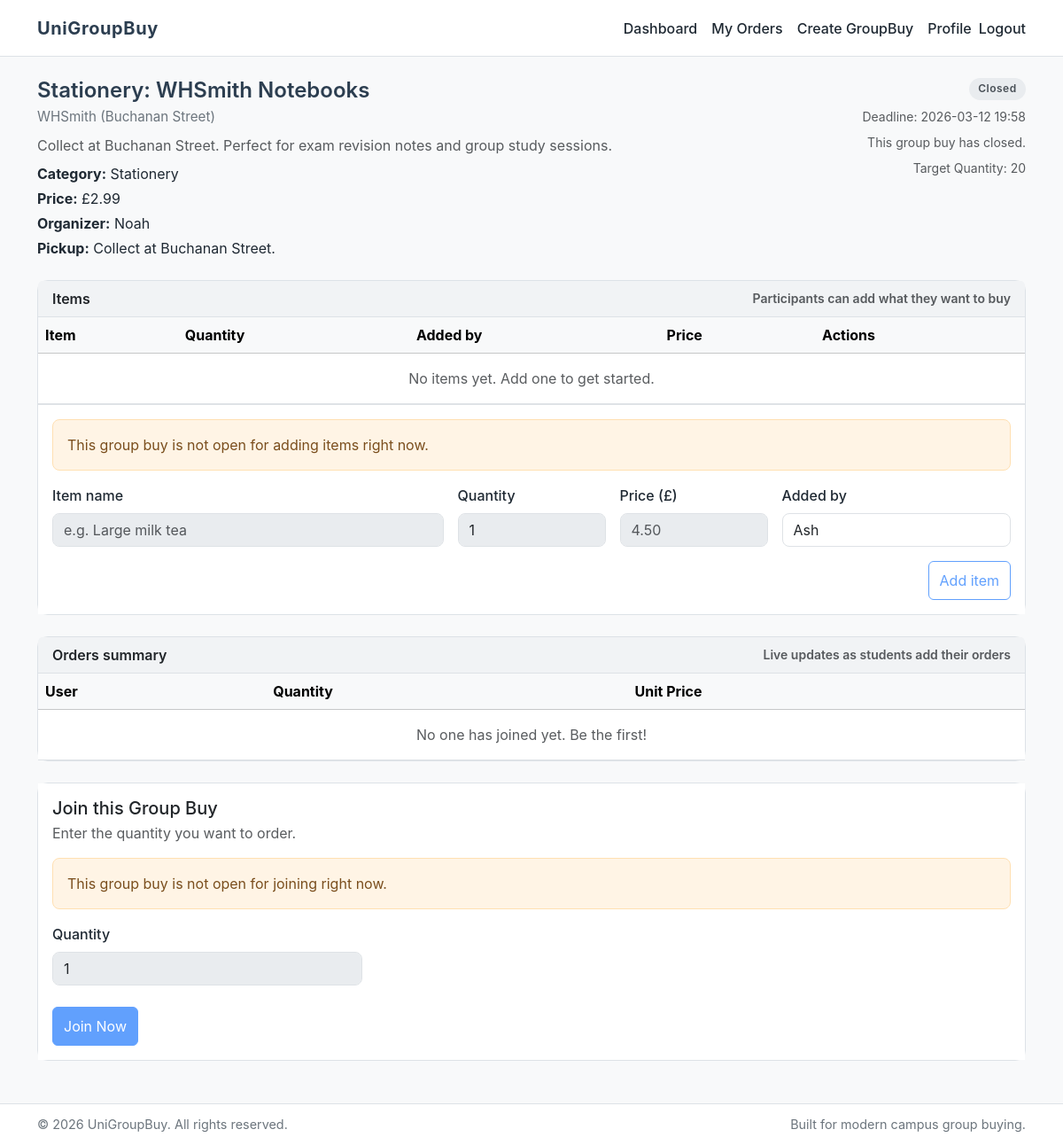
The page /groupbuy/9/ (signed in) on the database its author committed.
### groupbuy/models.py (models this page shows, shortened)
class GroupBuy(models.Model):
    CATEGORY_FOOD = "Food"
    CATEGORY_GROCERY = "Grocery"
    CATEGORY_STATIONERY = "Stationery"
    CATEGORY_OTHER = "Other"
    CATEGORY_CHOICES = [
        (CATEGORY_FOOD, "Food"),
        (CATEGORY_GROCERY, "Grocery"),
        (CATEGORY_STATIONERY, "Stationery"),
        (CATEGORY_OTHER, "Other"),
    ]
    STATUS_OPEN = "open"
    STATUS_ORDERED = "ordered"
    STATUS_CLOSED = "closed"
    STATUS_CHOICES = [
        (STATUS_OPEN, "Open"),
        (STATUS_ORDERED, "Ordered"),
        (STATUS_CLOSED, "Closed"),
    ]
    title = models.CharField(max_length=200)
    store_name = models.CharField(max_length=200, blank=True, null=True)
    category = models.CharField(max_length=20, choices=CATEGORY_CHOICES, blank=True, null=True)
    deadline = models.DateTimeField(blank=True, null=True)
    pickup_instructions = models.TextField(blank=True, null=True)
    description = models.TextField(blank=True, null=True)
    price = models.DecimalField(max_digits=8, decimal_places=2)
    target_quantity = models.IntegerField()
    status = models.CharField(max_length=20, choices=STATUS_CHOICES, default=STATUS_OPEN)
    created_by = models.ForeignKey(User, on_delete=models.CASCADE)
    created_at = models.DateTimeField(auto_now_add=True)

### mysite/views.py (the view)
# urls.py: path('groupbuy/<int:groupbuy_id>/', views.groupbuy_detail, name="groupbuy_detail"),
@login_required
def groupbuy_detail(request, groupbuy_id):
    groupbuy = get_object_or_404(GroupBuy, id=groupbuy_id)
    orders = Order.objects.filter(groupbuy=groupbuy).select_related("user")
    items = GroupBuyItem.objects.filter(groupbuy=groupbuy).select_related("added_by").order_by("-created_at")
    return render(request, "detail.html", {
        "groupbuy": groupbuy,
        "orders": orders,
        "items": items,
    })

### templates/detail.html (shortened to what this page needs)
{% extends "base.html" %}
{% block content %}
<section class="mb-4">
    <div class="d-flex flex-column flex-lg-row justify-content-between align-items-start gap-3">
        <div>
            <h1 class="page-header-title mb-1">{{ groupbuy.title }}</h1>
            <p class="page-header-subtitle mb-2">{{ groupbuy.store_name }}</p>
            {% if groupbuy.description %}
            <p class="text-muted mb-2">{{ groupbuy.description }}</p>
            {% endif %}
            <p class="mb-1"><strong>Category:</strong> {{ groupbuy.category|default:"Other" }}</p>
            <p class="mb-1"><strong>Price:</strong> £{{ groupbuy.price }}</p>
            <p class="mb-1"><strong>Organizer:</strong> {{ groupbuy.created_by.username }}</p>
            <p class="mb-0"><strong>Pickup:</strong> {{ groupbuy.pickup_instructions|default:"—" }}</p>
        </div>
        <div class="d-flex flex-column align-items-start align-items-lg-end gap-2">
            <span class="status-badge status-{{ groupbuy.status|default:'open' }}">
                {{ groupbuy.get_status_display|default:"Open" }}
            </span>
            {% if groupbuy.deadline %}
            <p class="small text-muted mb-0">Deadline: {{ groupbuy.deadline|date:"Y-m-d H:i" }}</p>
            <p id="groupbuy-countdown" class="small text-muted mb-0" data-deadline="{{ groupbuy.deadline|date:'c' }}"></p>
            {% endif %}
            <p class="small text-muted mb-0">Target Quantity: {{ groupbuy.target_quantity }}</p>
        </div>
    </div>
</section>
<section class="mb-4" aria-label="Items in this group buy">
    <div class="card">
        <div class="card-header d-flex justify-content-between align-items-center">
            <span>Items</span>
            <span class="text-muted small">Participants can add what they want to buy</span>
        </div>
        <div class="card-body p-0">
            <div class="table-responsive">
                <table class="table align-middle mb-0">
                    <thead class="table-light">
                        <tr>
                            <th scope="col">Item</th>
                            <th scope="col">Quantity</th>
                            <th scope="col">Added by</th>
                            <th scope="col">Price</th>
                            <th scope="col">Actions</th>
                        </tr>
                    </thead>
                    <tbody class="js-items-tbody">
                        {% for item in items %}
                        <tr>
                            <td>{{ item.item_name }}</td>
                            <td>{{ item.quantity }}</td>
                            <td>{{ item.added_by.username }}</td>
                            <td>£{{ item.price }}</td>
                            <td class="text-end">
                                {% if item.added_by == request.user or groupbuy.created_by == request.user %}
                                <form method="post" action="{% url 'delete_groupbuy_item' groupbuy.id item.id %}" class="d-inline js-delete-item-form">
                                    {% csrf_token %}
                                    <button type="submit" class="btn btn-sm btn-outline-danger">Remove</button>
                                </form>
                                {% else %}
                                <span class="text-muted">—</span>
                                {% endif %}
                            </td>
                        </tr>
                        {% empty %}
                        <tr>
                            <td colspan="5" class="text-center text-muted py-3">No items yet. Add one to get started.</td>
                        </tr>
                        {% endfor %}
                    </tbody>
                </table>
            </div>
        </div>
        <div class="card-body border-top">
            {% if groupbuy.status != "open" %}
            <div class="alert alert-warning mb-3" role="alert">
                This group buy is not open for adding items right now.
            </div>
            {% endif %}
            <form class="row g-3 js-add-item-form" method="post" action="{% url 'add_groupbuy_item' groupbuy.id %}" novalidate>
                <div class="col-12 col-md-5">
                    <label for="id_item_name" class="form-label">Item name</label>
                    <input type="text" class="form-control" id="id_item_name" name="item_name" required placeholder="e.g. Large milk tea" {% if groupbuy.status != "open" %}disabled{% endif %} />
                </div>
                <div class="col-6 col-md-2">
                    <label for="id_quantity" class="form-label">Quantity</label>
                    <input type="number" class="form-control" id="id_quantity" name="quantity" required min="1" step="1" value="1" {% if groupbuy.status != "open" %}disabled{% endif %} />
                </div>
                <div class="col-6 col-md-2">
                    <label for="id_price" class="form-label">Price (£)</label>
                    <input type="number" class="form-control" id="id_price" name="price" required min="0.01" step="0.01" placeholder="4.50" {% if groupbuy.status != "open" %}disabled{% endif %} />
                </div>
                <div class="col-12 col-md-3">
                    <label for="id_added_by" class="form-label">Added by</label>
                    <input type="text" class="form-control" id="id_added_by" name="added_by" value="{{ request.user.username }}" readonly />
                </div>
                <div class="col-12 d-flex justify-content-end">
                    <button type="submit" class="btn btn-outline-primary" {% if groupbuy.status != "open" %}disabled{% endif %}>Add item</button>
                </div>
            </form>
        </div>
    </div>
</section>
<section class="mb-4" aria-label="Summary of items in this group buy">
    <div class="card">
        <div class="card-header d-flex justify-content-between align-items-center">
            <span>Orders summary</span>
            <span class="text-muted small">Live updates as students add their orders</span>
        </div>
        <div class="card-body p-0">
            <div class="table-responsive">
                <table class="table align-middle mb-0">
                    <thead class="table-light">
                        <tr>
                            <th scope="col">User</th>
                            <th scope="col">Quantity</th>
                            <th scope="col">Unit Price</th>
                        </tr>
                    </thead>
                    <tbody>
                        {% for order in orders %}
                        <tr>
                            <td>{{ order.user.username }}</td>
                            <td>{{ order.quantity }}</td>
                            <td>£{{ groupbuy.price }}</td>
                        </tr>
                        {% empty %}
                        <tr>
                            <td colspan="3" class="text-center text-muted py-3">No one has joined yet. Be the first!</td>
                        </tr>
                        {% endfor %}
                    </tbody>
                </table>
            </div>
        </div>
    </div>
</section>
<section class="mb-4" aria-label="Add your own item to this group buy">
    <div class="card">
        <div class="card-body">
            <div class="mb-3">
                <h2 class="h5 mb-1">Join this Group Buy</h2>
                <p class="text-muted mb-0">Enter the quantity you want to order.</p>
            </div>
            {% if groupbuy.status != "open" %}
            <div class="alert alert-warning mb-3" role="alert">
                This group buy is not open for joining right now.
            </div>
            {% endif %}
            <form class="row g-3" method="post" action="{% url 'join_groupbuy' groupbuy.id %}">
                <div class="col-12 col-md-4">
                    <label for="id_join_quantity" class="form-label">Quantity</label>
                    <input type="number" class="form-control" id="id_join_quantity" name="quantity" required min="1" step="1" value="1" {% if groupbuy.status != "open" %}disabled{% endif %} />
                </div>
                <div class="col-12 d-flex pt-2">
                    <button type="submit" class="btn btn-primary" {% if groupbuy.status != "open" %}disabled{% endif %}>Join Now</button>
                </div>
            </form>
        </div>
    </div>
</section>
{% endblock %}

### static/css/style.css (style rules this page uses)
:root { --color-primary: #2c3e50; --color-accent: #3498db; --color-background: #f8f9fa; --color-surface: #ffffff; --color-border-subtle: #dde2e7; --color-text-main: #1f2933; --color-text-muted: #6c757d; --color-focus-ring: #1d72f3; --app-footer-height: 64px; }
*, *::before, *::after { box-sizing: border-box; }
html { scroll-behavior: smooth; }
body { margin: 0; min-height: 100vh; padding-bottom: var(--app-footer-height); font-family: "Inter", -apple-system, BlinkMacSystemFont, "Segoe UI", system-ui, sans-serif; background-color: var(--color-background); color: var(--color-text-main); text-rendering: optimizeLegibility; -webkit-font-smoothing: antialiased; }
.btn-primary { background-color: var(--color-primary); border-color: var(--color-primary); }
.btn { min-height: 44px; min-width: 44px; display: inline-flex; align-items: center; justify-content: center; }
.page-header-title { font-size: 1.5rem; font-weight: 600; color: var(--color-primary); }
.page-header-subtitle { font-size: 0.95rem; color: var(--color-text-muted); }
.card { border-radius: 0.75rem; border-color: var(--color-border-subtle); transition: box-shadow 0.18s ease, transform 0.18s ease, border-color 0.18s ease; }
.card-header { background-color: #f1f3f5; border-bottom-color: var(--color-border-subtle); font-weight: 600; }
.card-body { background-color: var(--color-surface); }
.alert { border-radius: 0.5rem; }
.alert-warning { background-color: #fff4e5; border-color: #ffe0b2; color: #7a4e1d; }
.status-badge { display: inline-flex; align-items: center; padding: 0.2rem 0.65rem; border-radius: 999px; font-size: 0.75rem; font-weight: 600; letter-spacing: 0.04em; }
.status-closed { background-color: #e9ecef; color: #495057; }
.form-label { font-weight: 500; color: var(--color-text-main); }
.form-control, .form-select { border-radius: 0.5rem; }

### rows shown on the page
GroupBuy: title "Stationery: WHSmith Notebooks", store_name "WHSmith (Buchanan Street)", description "Collect at Buchanan Street. Perfect for exam revision notes and group study sessions.", category "Stationery", price "2.99", created_by.username "Noah", pickup_instructions "Collect at Buchanan Street.", status "Closed", deadline "2026-03-12 19:58", target_quantity "20", quantity "1"
